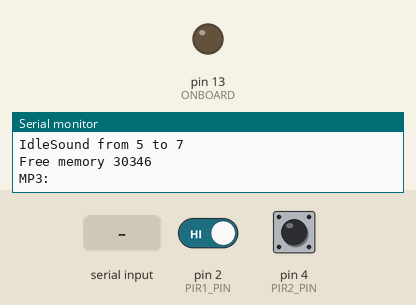
A sketch run on a simulated Arduino Uno, built with avr-gcc and run on an emulated ATmega328P. On the bench: output pins drawn as LEDs (lit = HIGH), the last lines printed to the serial monitor. Inputs (shaded band) come from the test bench; at power-on: pin 2 (PIR1_PIN) HIGH, pin 4 (PIR2_PIN) HIGH. Random numbers use the default seed unless the sketch sets one.

Above: at 0.8 s.
0.9 s: "?" received over the second serial link
2.4 s: "i" received over the second serial link
3.9 s: "x" received over the second serial link
5.9 s: pin 2 (PIR1_PIN) driven LOW
At 8.8 s:
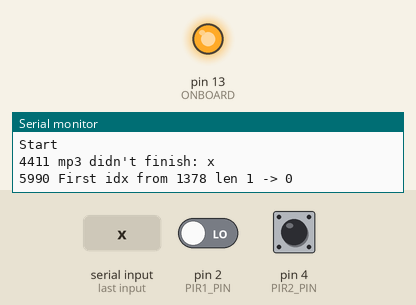
8.9 s: "?" received over Serial
10.4 s: "x" received over Serial
At 10.95 s:
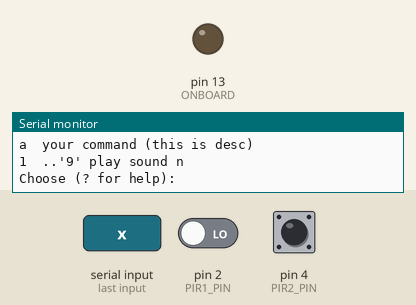
Timing chart, 0 to 14.4 s (numbered marks = the images above; inputs shaded):
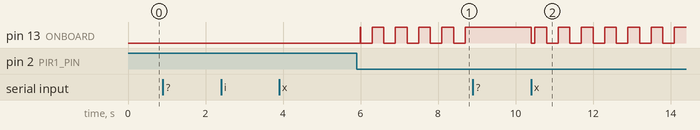

Measured:
- after the input at 5.9 s, pin 13 (ONBOARD): LOW → HIGH after 0.09 s, then repeats every 0.60 s: LOW 0.30 s, HIGH 0.30 s
- after the input at 10.4 s, pin 13 (ONBOARD): HIGH → LOW at once, then repeats every 0.60 s: HIGH 0.30 s, LOW 0.30 s

The sketch:

legs_pir.ino
```cpp
// PIR Wiring
// Red = Power => 5V
// White = Ground => GND
// Black = Alarm => (digital) pin 2 & 4 (don't use pwm pins?)

#include <SoftwareSerial.h>
extern int __bss_end;
extern void *__brkval;


const int PIR1_PIN=2;
const int PIR2_PIN=4;
// const int PirDebounceOn = 400; // millis (file names are 001...)
// const int PirDebounceOff = 300; // millis till it allows -> Off
const int PirWaitOn = 90; // I see 90ms pulses when motion is borderline, longer == on
const int PirWaitOff = 300; // during movement, I see oscillation from on->off, with off <~ 300ms

const int ONBOARD=13; // the on-board led for subtle signalling: ON=1&2, blink=1||2, off=no movement
const int RX=5, TX=6; // for the MP3 board (opposite designation on mp3board)

// SOUND Defn
// Each "zone" of movement (can have several sounds, will be randomly chosen/looped among)
// See MovementSound, and setup_sound_lists()
const int MovementSoundCounts[] = {1,1,1,0}; // how many sounds in each "zone", terminate list with 0
// Idle sounds, start at last_movement_sound + 2 (there's a gap) (file names are 001...)
// see IdleSounds, and setup_sound_lists()
const int IdleSoundCount = 3; // how many sounds for idling


// see https://learn.sparkfun.com/tutorials/mp3-trigger-hookup-guide-v24
// https://cdn.sparkfun.com/datasheets/Widgets/vs1063ds.pdf
struct Player {
    const int* was_sound_list = (const int*) -1; // so it starts different from sound_list
    int sound_idx;

    // the list is a string of the digits of interest "1", "345", etc.
    void rand_play(const int* sound_list);
    };

enum Pir_State { Off, WaitOn, On, WaitOff };
// const int PirNothing = 1; // from digitalRead(pir)
// const int PirMovement = 0; // from digitalRead(pir)

enum PirMachineStates { IDLE, WAIT_ON, ACTIVE, WAIT_OFF };

struct Pir {
    int pin;
    PirMachineStates machine_state;
    bool state;
    unsigned long last_state_time;
    // unsigned long last_change, last_pir_change; // // wait_on, wait_off; // don't need init
    int was;

    Pir(int a_pin) : pin(a_pin), state(false), was(-1), last_state_time(0) {}
    void init() { pinMode(pin, INPUT_PULLUP); }
    bool check();

};


Pir Pir1(PIR1_PIN);
Pir Pir2(PIR2_PIN);
SoftwareSerial MP3(RX,TX);
Player player;
int IdleSounds[IdleSoundCount + 1]; // see setup_sound_lists()
int **MovementSound; // see setup_sound_lists()


void setup() {
    Serial.begin(115200);
    Pir1.init();
    Pir2.init();
    pinMode(ONBOARD, OUTPUT);
    digitalWrite(ONBOARD,LOW);

    Serial.print(F("Free memory "));Serial.println(get_free_memory());
    setup_sound_lists(); // let it print the zones/sound-nums
    Serial.print(F("Free memory "));Serial.println(get_free_memory());


    MP3.begin(38400);
    MP3.listen();

    Serial.println();
    mp3_ask("MP3: ","S0");
    mp3_ask("tracks: ","S1");

    player.rand_play(IdleSounds);

    Serial.println("Stabilize...");
    delay(2000);
    Serial.println("Start");
}

int get_free_memory()
{
  int free_memory;

  if((int)__brkval == 0)
    free_memory = ((int)&free_memory) - ((int)&__bss_end);
  else
    free_memory = ((int)&free_memory) - ((int)__brkval);

  return free_memory;
}

// How long is an array that is terminated by a 0 (or null):
int term_array_len(const int *list) {
    int i;
    for (i=0; list[i] != 0; i++) {};
    return i;
}
int term_array_len(const int **list) {
    int i;
    for (i=0; list[i] != NULL; i++) {};
    return i;
}

void setup_sound_lists() {
    // Need to setup MovementSound = { {1,2,3,0}, {4,5,0} ... }
    // Try to be generalized and easy in the declaration, so calculate & setup based on counts

    // allocate space MovementSound[]
    int zone_ct = term_array_len( MovementSoundCounts );
    MovementSound = new int* [zone_ct + 1];
    MovementSound[zone_ct] = NULL; // terminate it
    Serial.print("Zones ");Serial.println(zone_ct);

    // allocate each entry in MovementSoundCounts[ [] ]
    int next_sound_num = 1;
    for (int zone_i=0; MovementSoundCounts[zone_i] != 0; zone_i++) {
        for (int sound_i=0; sound_i <  MovementSoundCounts[zone_i]; sound_i++) {
             MovementSound[zone_i] = new int [ MovementSoundCounts[zone_i] + 1];
        }

        int *zone = MovementSound[zone_i];

        Serial.print("Zone ");Serial.print(zone_i);
        // Serial.print(" "); Serial.print((unsigned int) zone); Serial.print(" count "); Serial.print(MovementSoundCounts[zone_i]); Serial.print(" start sound_num ");
        Serial.print(" from ");Serial.print(next_sound_num);

        // Fill it now, from last sound_num
        int sound_i;
        for (sound_i=0; sound_i <  MovementSoundCounts[zone_i]; sound_i++) {
            zone[sound_i] = next_sound_num;
            next_sound_num++;
        }
        sound_i -= 1;
        zone[sound_i + 1] = 0; // terminate it
        // Serial.print("Zone ");Serial.print(zone_i);
        // Serial.print(" last soundnum ");
        Serial.print(" to ");Serial.println( zone[sound_i] );
    }


    // setup IdleSounds, after a gap
    next_sound_num++;

    Serial.print("IdleSound from ");
    // Serial.print("@");Serial.print((unsigned int) IdleSounds);Serial.print(" ");
    Serial.print(next_sound_num);

    int idle_i;
    for (idle_i=0; idle_i<IdleSoundCount; idle_i++) {
        // Serial.print("  ");Serial.print(idle_i);Serial.print(" = ");Serial.print(next_sound_num);
        IdleSounds[idle_i] = next_sound_num++;
    }
    IdleSounds[idle_i] = 0; // terminate list
    Serial.print(" to "); Serial.println( IdleSounds[idle_i-1] );
}

char mp3_ask(const char *msg, const char *cmd) {
    // We return the last char, because sometimes that's useful(?)
    char v = 0;

    Serial.print(msg);
    MP3.print(cmd);
    while (MP3.available() < 1) {}
    while (MP3.available() > 0) {
        v = MP3.read();
        Serial.print(v);
        delay(10);
        }
    Serial.println();
    return v;
}


void Player::rand_play(const int* sound_list) {
    // you should repeatedly call this, and it will play the next random sound when the previous finishes

    int sound_len; // delay calculating

    // start, pick one
    if (was_sound_list != sound_list) {
        sound_len = term_array_len(sound_list); // could cache this
        this->was_sound_list = sound_list; // a flag, so we know if we have to re-start
        this->sound_idx = random(sound_len);
        Serial.print(millis()); Serial.print(" First idx from ");Serial.print((unsigned int)sound_list);Serial.print(" len ");Serial.print(sound_len);Serial.print(" -> ");Serial.println(sound_idx);
        MP3.print("T");MP3.print( sound_list[sound_idx] );
        return;
        }

    // Must be playing, so wait
    if (MP3.available() < 1) { return; }

    // Expect an 'X' for "done"
    // We will get a 'x' when we change sounds() (on the next rand_play()), which is ok
    char v = MP3.read();
    if (v != 'X') {
        Serial.print(millis()); Serial.print(" mp3 didn't finish: ");Serial.println(v);
        return;
        }

    sound_len = term_array_len(sound_list); // could cache this

    // e.g. if sound_len is 3, subtract one so it's like 0,1,2
    // add rand(1 or 2),
    // mod so back to 0..2 (being not the original sound_idx),
    // and index is 0 based so done
    int offset = random(sound_len - 1) + 1;
    // Serial.print("(was ");Serial.print(sound_idx);Serial.print(" offset will be ");Serial.print(offset);Serial.print(" sum ");Serial.print(sound_idx + offset);Serial.print(" mod ");Serial.println( ( sound_idx + offset) % sound_len );
    this->sound_idx = ( sound_idx + offset) % sound_len;
    Serial.print(millis()); Serial.print(" Next idx ");Serial.print(sound_idx);Serial.print("/");Serial.print(sound_len); Serial.print(" sound_num ");Serial.println( sound_list[sound_idx]);

    MP3.print("T");MP3.print( sound_list[sound_idx] );
}

void loop() {

    if (Serial.available()>0) { handle_commands(); }

    bool p1 = Pir1.check();
    bool p2 = Pir2.check();
    // if (p1||p2) {Serial.print("<");Serial.print(p1);Serial.print(",");Serial.print(p2);Serial.println(">");}

    // We want a progression of sounds:
    // idle -> idle sound
    // idle, det1 -> "intro sound"
    // det1 + det2 -> vigorous
    // det1&det2 - det1 -> bye-sound
    // NB: this immediately changes the sound
    // But, some states may be short
    if (p1 && p2) {
        // ON
        digitalWrite(ONBOARD, HIGH);
        player.rand_play(MovementSound[0]);
    }
    else if (p1 || p2) {
        digitalWrite(ONBOARD, ((millis()/300) % 2) ? HIGH : LOW);
        player.rand_play(MovementSound[1]);
    }
    else {
        digitalWrite(ONBOARD,LOW);
        player.rand_play(IdleSounds);
    }

}

void handle_commands() {
    // for serial-console debugging

    static unsigned char command = '?'; // default is show prompt

    // stay in loop while data or "because we want to"
    while (Serial.available() >0 || command >= 0xfe || command == '?') {
        if (Serial.available() > 0) command = Serial.read();
        switch (command) {
            // set command to '?' to display menu w/prompt
            // set command to 0xff to prompt
            // set command to 0xfe to just get input

            case 'i': // play idle sounds
                player.rand_play(IdleSounds);
                command = 0xff;
                break;

            case 'x': // back to regular operation
                return;
                break;

            case '1':  // ..9 play sound n
            case '2':
            case '3':
            case '4':
            case '5':
            case '6':
            case '7':
            case '8':
            case '9':
                MP3.print("T");MP3.print( (char) command );
                command = 0xff;
                break;

            case '?':
                // menu made by:
    Serial.println(F("a  your command (this is desc)"));
    Serial.println(F("1  ..'9' play sound n"));
                // end menu

            case 0xff : // show prompt, get input
              Serial.print(F("Choose (? for help): "));
              // fallthrough

            case 0xfe : // just get input
              while (Serial.available() <= 0) {
                if (MP3.available()>0) {Serial.print("MP3: ");Serial.println( (char) MP3.read() ); }
                };
              break;

              command = Serial.read();
              Serial.println(command);
              break;

            default : // show help if not understood
              delay(10); while(Serial.available() > 0) { Serial.read(); delay(10); } // empty buffer
              command = '?';
              break;
        }
    }
}

bool Pir::check() {
    // "debounce"/interpret for "at range"
    /*
        --simplified--
        IDLE (off):
            <stay>
            move (WAIT_ON)
                <stay>
                dead -> OFF IDLE
                >90 -> ACTIVE,on // ignore fast changes from idle
                    ACTIVE:
                        <stay>
                        dead (WAIT_OFF)
                            move -> ON ACTIVE
                            >300 -> OFF IDLE
    */

    unsigned long now = millis();
    bool movement = digitalRead(pin) == 0;

    // even if no change since last pin-read, we have to check elapsed time in a state, etc, so:

    switch (machine_state) {
        case IDLE:
            if (movement) {
                last_state_time = now;
                machine_state = WAIT_ON; // might go on
            }
            // otherwise, stay IDLE
            break;

        case WAIT_ON:
            // we've seen "movement", but is it real?
            if (movement) {
                if (now - last_state_time > PirWaitOn) {
                    last_state_time = now;
                    machine_state = ACTIVE;
                    state = true;
                    }
                // otherwise, waiting for on/off
                }
            else {
                machine_state = IDLE; // return to IDLE if not on long enough
                last_state_time = now;
                }
            break;

        case ACTIVE:
            // (if elapsed > 500 with no "off" in-between, the movement was really close to the detector)
            if (!movement) {
                last_state_time = now;
                machine_state = WAIT_OFF;
                }
            // otherwise, stay on
            break;

        case WAIT_OFF:
            if (movement) {
                last_state_time = now;
                machine_state = ACTIVE; // back to active
                }
            else if (now - last_state_time > PirWaitOff) {
                last_state_time = now;
                machine_state = IDLE;
                state = false;
                }
            // otherwise, wait for movement or time
            break;

    }
    return this->state;
}
```
